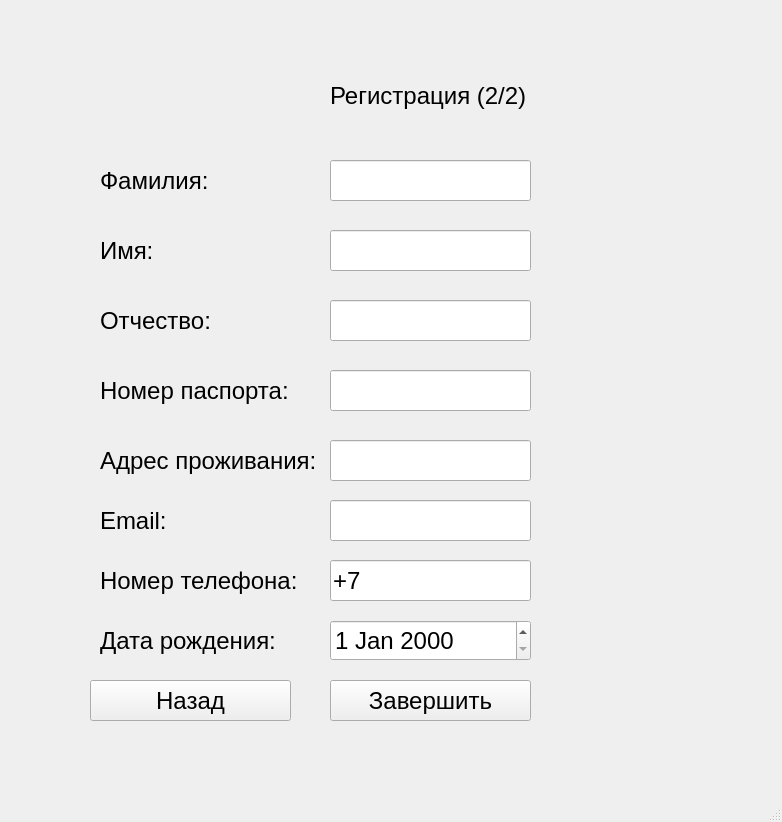
<?xml version="1.0" encoding="UTF-8"?>
<ui version="4.0">
 <class>RegisterClient2Window</class>
 <widget class="QMainWindow" name="RegisterClient2Window">
  <property name="geometry">
   <rect>
    <x>0</x>
    <y>0</y>
    <width>782</width>
    <height>822</height>
   </rect>
  </property>
  <property name="font">
   <font>
    <pointsize>18</pointsize>
   </font>
  </property>
  <property name="windowTitle">
   <string>BankProducts Application</string>
  </property>
  <widget class="QWidget" name="centralwidget">
   <widget class="QLabel" name="label">
    <property name="geometry">
     <rect>
      <x>330</x>
      <y>50</y>
      <width>211</width>
      <height>91</height>
     </rect>
    </property>
    <property name="text">
     <string>Регистрация (2/2)</string>
    </property>
   </widget>
   <widget class="QLabel" name="label_2">
    <property name="geometry">
     <rect>
      <x>100</x>
      <y>230</y>
      <width>131</width>
      <height>41</height>
     </rect>
    </property>
    <property name="text">
     <string>Имя:</string>
    </property>
   </widget>
   <widget class="QLabel" name="label_3">
    <property name="geometry">
     <rect>
      <x>100</x>
      <y>160</y>
      <width>131</width>
      <height>41</height>
     </rect>
    </property>
    <property name="text">
     <string>Фамилия:</string>
    </property>
   </widget>
   <widget class="QPushButton" name="enter">
    <property name="geometry">
     <rect>
      <x>330</x>
      <y>680</y>
      <width>201</width>
      <height>41</height>
     </rect>
    </property>
    <property name="text">
     <string>Завершить</string>
    </property>
   </widget>
   <widget class="QLabel" name="label_4">
    <property name="geometry">
     <rect>
      <x>100</x>
      <y>300</y>
      <width>201</width>
      <height>41</height>
     </rect>
    </property>
    <property name="text">
     <string>Отчество:</string>
    </property>
   </widget>
   <widget class="QPushButton" name="back">
    <property name="geometry">
     <rect>
      <x>90</x>
      <y>680</y>
      <width>201</width>
      <height>41</height>
     </rect>
    </property>
    <property name="text">
     <string>Назад</string>
    </property>
   </widget>
   <widget class="QLabel" name="label_5">
    <property name="geometry">
     <rect>
      <x>100</x>
      <y>370</y>
      <width>201</width>
      <height>41</height>
     </rect>
    </property>
    <property name="text">
     <string>Номер паспорта:</string>
    </property>
   </widget>
   <widget class="QLabel" name="label_6">
    <property name="geometry">
     <rect>
      <x>100</x>
      <y>440</y>
      <width>231</width>
      <height>41</height>
     </rect>
    </property>
    <property name="text">
     <string>Адрес проживания:</string>
    </property>
   </widget>
   <widget class="QLabel" name="label_7">
    <property name="geometry">
     <rect>
      <x>100</x>
      <y>500</y>
      <width>191</width>
      <height>41</height>
     </rect>
    </property>
    <property name="text">
     <string>Email:</string>
    </property>
   </widget>
   <widget class="QLabel" name="label_8">
    <property name="geometry">
     <rect>
      <x>100</x>
      <y>560</y>
      <width>221</width>
      <height>41</height>
     </rect>
    </property>
    <property name="text">
     <string>Номер телефона:</string>
    </property>
   </widget>
   <widget class="QLabel" name="label_9">
    <property name="geometry">
     <rect>
      <x>100</x>
      <y>620</y>
      <width>221</width>
      <height>41</height>
     </rect>
    </property>
    <property name="text">
     <string>Дата рождения:</string>
    </property>
   </widget>
   <widget class="QDateEdit" name="dateEdit">
    <property name="geometry">
     <rect>
      <x>330</x>
      <y>620</y>
      <width>201</width>
      <height>41</height>
     </rect>
    </property>
    <property name="maximumDate">
     <date>
      <year>2023</year>
      <month>5</month>
      <day>1</day>
     </date>
    </property>
   </widget>
   <widget class="QLineEdit" name="nameEdit">
    <property name="geometry">
     <rect>
      <x>330</x>
      <y>230</y>
      <width>201</width>
      <height>41</height>
     </rect>
    </property>
    <property name="text">
     <string/>
    </property>
    <property name="maxLength">
     <number>100</number>
    </property>
    <property name="echoMode">
     <enum>QLineEdit::Normal</enum>
    </property>
   </widget>
   <widget class="QLineEdit" name="surnameEdit">
    <property name="geometry">
     <rect>
      <x>330</x>
      <y>160</y>
      <width>201</width>
      <height>41</height>
     </rect>
    </property>
    <property name="text">
     <string/>
    </property>
    <property name="maxLength">
     <number>100</number>
    </property>
    <property name="echoMode">
     <enum>QLineEdit::Normal</enum>
    </property>
   </widget>
   <widget class="QLineEdit" name="patronymicEdit">
    <property name="geometry">
     <rect>
      <x>330</x>
      <y>300</y>
      <width>201</width>
      <height>41</height>
     </rect>
    </property>
    <property name="text">
     <string/>
    </property>
    <property name="maxLength">
     <number>100</number>
    </property>
    <property name="echoMode">
     <enum>QLineEdit::Normal</enum>
    </property>
   </widget>
   <widget class="QLineEdit" name="passportEdit">
    <property name="geometry">
     <rect>
      <x>330</x>
      <y>370</y>
      <width>201</width>
      <height>41</height>
     </rect>
    </property>
    <property name="inputMask">
     <string>0000000000</string>
    </property>
    <property name="text">
     <string/>
    </property>
    <property name="maxLength">
     <number>10</number>
    </property>
    <property name="echoMode">
     <enum>QLineEdit::Normal</enum>
    </property>
   </widget>
   <widget class="QLineEdit" name="addressEdit">
    <property name="geometry">
     <rect>
      <x>330</x>
      <y>440</y>
      <width>201</width>
      <height>41</height>
     </rect>
    </property>
    <property name="text">
     <string/>
    </property>
    <property name="maxLength">
     <number>100</number>
    </property>
    <property name="echoMode">
     <enum>QLineEdit::Normal</enum>
    </property>
   </widget>
   <widget class="QLineEdit" name="emailEdit">
    <property name="geometry">
     <rect>
      <x>330</x>
      <y>500</y>
      <width>201</width>
      <height>41</height>
     </rect>
    </property>
    <property name="text">
     <string/>
    </property>
    <property name="maxLength">
     <number>100</number>
    </property>
    <property name="echoMode">
     <enum>QLineEdit::Normal</enum>
    </property>
   </widget>
   <widget class="QLineEdit" name="phoneEdit">
    <property name="geometry">
     <rect>
      <x>330</x>
      <y>560</y>
      <width>201</width>
      <height>41</height>
     </rect>
    </property>
    <property name="inputMask">
     <string>+79999999999</string>
    </property>
    <property name="text">
     <string>+7</string>
    </property>
    <property name="maxLength">
     <number>12</number>
    </property>
    <property name="echoMode">
     <enum>QLineEdit::Normal</enum>
    </property>
    <property name="cursorPosition">
     <number>2</number>
    </property>
   </widget>
  </widget>
  <widget class="QMenuBar" name="menubar">
   <property name="geometry">
    <rect>
     <x>0</x>
     <y>0</y>
     <width>782</width>
     <height>33</height>
    </rect>
   </property>
  </widget>
  <widget class="QStatusBar" name="statusbar"/>
 </widget>
 <resources/>
 <connections/>
</ui>
